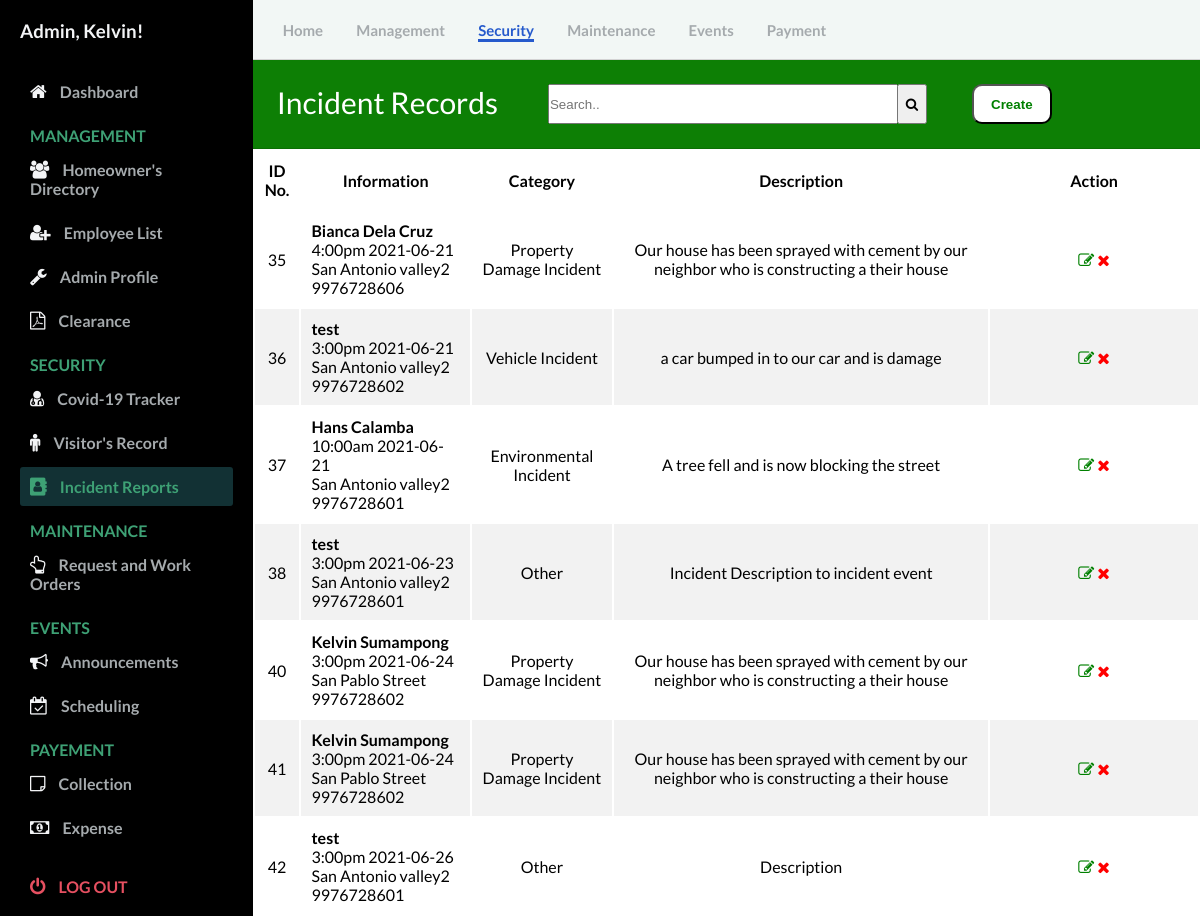
The page /admin/incident_record.php (signed in) on the database its author committed.
### tables this page shows
CREATE TABLE `incident` (
  `id` int(11) NOT NULL,
  `user_id` int(10) NOT NULL,
  `name` text NOT NULL,
  `date` varchar(20) NOT NULL,
  `time` varchar(20) NOT NULL,
  `location` text NOT NULL,
  `contact` bigint(11) NOT NULL,
  `category` varchar(50) NOT NULL,
  `description` text NOT NULL
);

### admin/controllers/function.php (called while the page is built, shortened)
<?php
function check_login($conn) {
	if(isset($_SESSION['user_id'])) {
		$id = $_SESSION['user_id'];
		$query = "SELECT * FROM admin WHERE user_id = '$id' limit 1";
		$result = mysqli_query($conn, $query);
		if($result && mysqli_num_rows($result) > 0) {
			$user_data = mysqli_fetch_assoc($result);
			return $user_data;
		}
	}
	die;
}

### admin/incident_record.php (the view, shortened to what this page needs)
<?php
  include("config/connection.php");
  include("controllers/function.php");
  $user_data = check_login($conn);
?>
<!DOCTYPE html>
<html lang="en">
  <head>
    <link rel="stylesheet" href="https://stackpath.bootstrapcdn.com/font-awesome/4.7.0/css/font-awesome.min.css"/>
    <link rel="stylesheet" href="css/style.css" />
  </head>
  <body id="body">
    <div class="container">
      <nav class="navbar">
        <div class="navbar__left">
          <a href="Dashboard.php">Home</a>
          <a href="User.php">Management</a>
          <a class="active_link" href="covid19_tracker.php">Security</a>
          <a href="work_order.php">Maintenance</a>
          <a href="announcement.php">Events</a>
          <a href="invoice.php">Payment</a>
        </div>
      </nav>
<?php require_once 'incident_crud.php'; ?>
<?php
  $mysqli = new mysqli('remotemysql.com', 'J5BJ2ZlQGm', 'FYAvWP4mmz', 'J5BJ2ZlQGm') or die(mysqli_error($mysqli));
  $result = $mysqli->query("SELECT * FROM incident") or die($mysqli->error);
?>
      <main>
        <div class="table_contadiner">
          <div class="card-header" id="user">
            <p style="float: left; font-size: 30px;">Incident Records</p>
            <form  action="#" style=" float: left;">
              <input type="search" placeholder="Search.." name="search2" id="myInput" style="width: 350px; height: 40px; margin-left: 50px;">
             <button type="submit" style="margin-left: -5px; height: 40px; width: 30px;"><i class="fa fa-search"></i></button>
            </form>
              <button id="myBtn" style="height: 40px; width: 80px; background-color: #fff; color: green; margin-left: 5%; border-radius: 10px;"><b>Create</b></button>
          </div>
            <table id="user" style="background-color: white; width: 100%;">
            <thead>
              <tr>
                <th style="width: 3%;"><b>ID No.</b></th>
                <th style="width: 18%;"><b>Information</b></b></th>
                <th style="width: 15%;"><b>Category</b></th>
                <th style="width: 40%;"><b>Description</b></th>
                <th colspan="2"><b>Action</b></th>
              </tr>
            </thead>
          <tbody id="myTable">
          <?php
          while ($row = $result->fetch_assoc()): ?>
              <tr>
                  <td><?php echo $row['id']; ?></td>
                  <td style="text-align: left;">
                    <b><?php echo $row['name']; ?></b><br>
                    <?php echo $row['time']; ?>
                    <?php echo $row['date']; ?><br>
                    <?php echo $row['location']; ?><br>
                    <?php echo $row['contact']; ?>
                  </td>
                  <td><?php echo $row['category']; ?></td>
                  <td><?php echo $row['description']; ?></td>
                <td>
                    <a  href="incident_update.php?edit=<?php echo $row['id']; ?>"><i class="fa fa-edit text-edit" title="Update"></i></a>
                    <a href="incident_crud.php?delete=<?php echo $row['id']; ?>" onclick="return confirm('Are you sure you want to Delete this info?');"><i class="fa fa-remove text-remove" title="Delete"></i></a>
                </td>
              </tr>
          <?php endwhile; ?>
          </table>
        </div>
      </main>
      <div id="sidebar">
        <div class="sidebar__title">
            <h3>Admin, <?php echo $user_data['firstname']; ?>!</h3>
        </div>
        <div class="sidebar__menu">
          <div class="sidebar__link ">
            <i class="fa fa-home"></i>
            <a href="Dashboard.php">Dashboard</a>
          </div>
          <h2>MANAGEMENT</h2>
          <div class="sidebar__link">
            <i class="fa fa-users" aria-hidden="true"></i>
            <a href="User.php">Homeowner's Directory</a>
          </div>
          <div class="sidebar__link">
            <i class="fa fa-user-plus" aria-hidden="true"></i>
            <a href="employees_record.php">Employee List</a>
          </div>
          <div class="sidebar__link">
            <i class="fa fa-wrench"></i>
            <a href="Admin_profile.php">Admin Profile</a>
          </div>
          <div class="sidebar__link">
            <i class="fa fa-file-pdf-o"></i>
            <a href="residency.php">Clearance</a>
          </div>
          <h2>SECURITY</h2>
          <div class="sidebar__link">
            <i class="fa fa-user-md"></i>
            <a href="covid19_tracker.php">Covid-19 Tracker</a>
          </div>
          <div class="sidebar__link">
            <i class="fa fa-male"></i>
            <a href="visitors_record.php">Visitor's Record</a>
          </div>
          <div class="sidebar__link active_menu_link">
            <i class="fa fa-address-book"></i>
            <a href="incident_record.php">Incident Reports</a>
          </div>
          <h2>MAINTENANCE</h2>
          <div class="sidebar__link ">
            <i class="fa fa-hand-o-up"></i>
            <a href="work_order.php">Request and Work Orders</a>
          </div>
          <h2>EVENTS</h2>
          <div class="sidebar__link ">
            <i class="fa fa-bullhorn"></i>
            <a href="announcement.php">Announcements</a>
          </div>
          <div class="sidebar__link">
            <i class="fa fa-calendar-check-o"></i>
            <a href="Scheduling.php">Scheduling</a>
          </div>
          <h2>PAYEMENT</h2>
          <div class="sidebar__link">
            <i class="fa fa-sticky-note-o"></i>
            <a href="invoice.php">Collection</a>
          </div>
          <div class="sidebar__link">
            <i class="fa fa-money"></i>
            <a href="expense.php">Expense</a>
          </div>
          <div class="sidebar__logout">
            <i class="fa fa-power-off"></i>
            <a href="logout.php">Log out</a>
          </div>
      </div>
    </div>
  </body>
</html>

### admin/css/style.css (style rules this page uses)
* { margin: 0; padding: 0; }
body { font-family: 'Lato', sans-serif; box-sizing: border-box; }
.container { display: grid; height: 100vh; grid-template-columns: 0.8fr 1fr 1fr 1fr; grid-template-rows: 0.2fr 3fr; grid-template-areas: "sidebar nav nav nav" "sidebar main main main" }
.navbar { background: #f2f7f5; grid-area: nav; height: 60px; display: flex; align-items: center; justify-content: space-between; padding: 0 30px 0 30px; border-bottom: 1px solid lightgray; }
.navbar__left > a { margin-right: 30px; text-decoration: none; color: #a5aaad; font-size: 15px; font-weight: 700; }
.navbar__left .active_link { color: #265acc; border-bottom: 3px solid #265acc; padding-bottom: 12 px; }
main { background: #f3f4f6; grid-area: main; overflow-y: auto; }
#sidebar { background: #000000; grid-area: sidebar; overflow-y: auto; padding: 20px; -webkit-transition: all 0.5s; transition: all 0.5s; }
.sidebar__title { display:flex; justify-content: space-between; align-items: center; color: #f3f4f6; margin-bottom: 30px; }
.sidebar__menu > h2 { color: #3ea175; font-size: 16px; margin-top: 15px; margin-bottom: 5px; padding: 0 10px; font-weight: 700; }
.sidebar__link { color: #f3f4f6; padding: 10px; border-radius: 3px; margin-bottom: 5px; }
.active_menu_link { background: rgba(62, 161, 171,0.3); color: #3ea175; }
.active_menu_link a { color: #3ea175 !important; }
.sidebar__link > a { text-decoration: none; color: #a5aaad; font-weight: 700; }
.sidebar__link >i { margin-right: 10px; font-size: 18px; }
.sidebar__logout { margin-top: 20px; padding: 10px; color: #e65061; }
.sidebar__logout > a { text-decoration: none; color: #e65061; font-weight: 700; text-transform: uppercase; }
.sidebar__logout > i { margin-right: 10px; font-size: 18px; }
#user td, #user th { padding: 10px; text-align: center; }
#user tr:nth-child(even) { background-color: #f2f2f2; }
.card-header { padding: 1.50rem; margin-bottom: 0; background-color: #0D7F05; border-bottom: 1px solid rgba(0, 0, 0, 0.125); color: #ffffff; font-size: 20px; }
.text-edit { color: green; }
.text-remove { color: red; }
* { box-sizing: border-box; }
.dropdown-content a, { color: black; padding: 12px 16px; text-decoration: none; display: block; }

### rows shown on the page
incident: id "35", name "Bianca Dela Cruz", time "4:00pm", date "2021-06-21", location "San Antonio valley2", contact "9976728606", category "Property Damage Incident", description "Our house has been sprayed with cement by our neighbor who is constructing a their house"
incident: id "36", name "test", time "3:00pm", date "2021-06-21", location "San Antonio valley2", contact "9976728602", category "Vehicle Incident", description "a car bumped in to our car and is damage"
incident: id "37", name "Hans Calamba", time "10:00am", date "2021-06-21", location "San Antonio valley2", contact "9976728601", category "Environmental Incident", description "A tree fell and is now blocking the street"
incident: id "38", name "test", time "3:00pm", date "2021-06-23", location "San Antonio valley2", contact "9976728601", category "Other", description "Incident Description to incident event"
incident: id "40", name "Kelvin Sumampong", time "3:00pm", date "2021-06-24", location "San Pablo Street", contact "9976728602", category "Property Damage Incident", description "Our house has been sprayed with cement by our neighbor who is constructing a their house"
incident: id "41", name "Kelvin Sumampong", time "3:00pm", date "2021-06-24", location "San Pablo Street", contact "9976728602", category "Property Damage Incident", description "Our house has been sprayed with cement by our neighbor who is constructing a their house"
incident: id "42", name "test", time "3:00pm", date "2021-06-26", location "San Antonio valley2", contact "9976728601", category "Other", description "Description"

### other values the page prints
$user_data['firstname'] "Kelvin"
